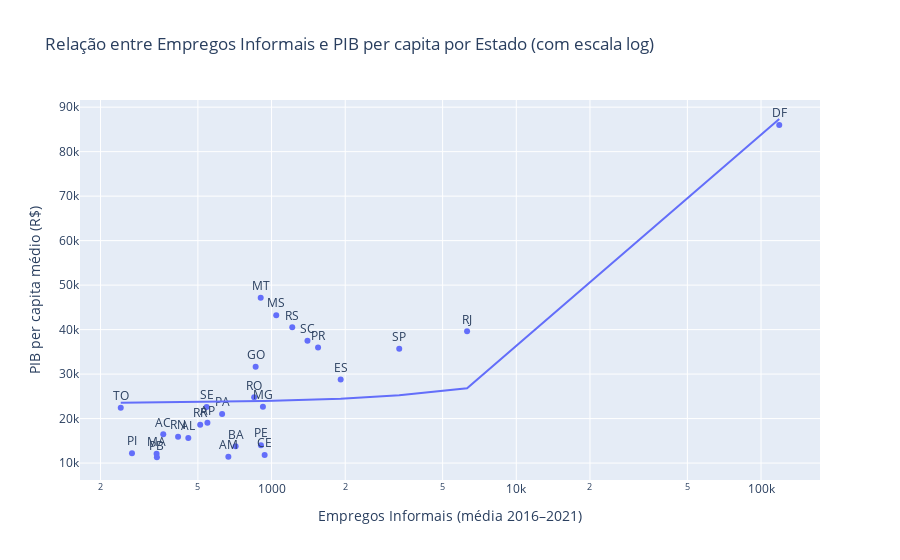

The notebook cell this image was saved under:
### Markdown cell above
#### 📊 Relação entre Empregos Informais e PIB per capita
O objetivo deste gráfico é investigar se há uma relação entre o nível de informalidade no mercado de trabalho e o desempenho econômico dos estados brasileiros, medido através do PIB per capita. A ideia é identificar se estados com maior proporção de empregos informais apresentam, de fato, um PIB per capita mais baixo, o que pode sugerir vínculos entre economia informal e desenvolvimento econômico.

### Code cell
# Carregar os dados
df = pd.read_csv('dataFrame/BrStatsAtualizada.csv', sep=';', low_memory=False)
df_pib = pd.read_csv('pib_per_capita/pib_per_capita_estados.csv')


for col in ['PessoalOcupado', 'PessoalAssalariado']:
    df[col] = df[col].astype(str).str.replace('.', '', regex=False).str.replace(',', '.', regex=False)
    df[col] = pd.to_numeric(df[col], errors='coerce')  

# Calcular empregos informais
df['Empregos_Informais'] = df['PessoalOcupado'] - df['PessoalAssalariado']

# Agrupar por estado e calcular média entre os anos
df_estado = df.groupby('UF')[['Empregos_Informais']].mean().round(0).astype(int).reset_index()


# Adicionar o PIB per capita médio de cada estado
pib_estado = df_pib.groupby('UF')['PIB_per_capita'].mean().reset_index()
df_estado = pd.merge(df_estado, pib_estado, on='UF')

fig = px.scatter(
    df_estado,
    x='Empregos_Informais',
    y='PIB_per_capita',
    text='UF',
    trendline='ols',
    title='Relação entre Empregos Informais e PIB per capita por Estado (com escala log)',
    labels={
        'Empregos_Informais': 'Empregos Informais (média 2016–2021)',
        'PIB_per_capita': 'PIB per capita médio (R$)'
    },
    log_x=True  
)

fig.update_traces(textposition='top center')
fig.show()

### Figure 1 — Plotly figure (JSON) as saved in the notebook; plotly's stock layout.template omitted (floating-point values rounded to 4 significant figures)
{"data": [{"hovertemplate": "Empregos Informais (média 2016–2021)=%{x}<br>PIB per capita médio (R$)=%{y}<br>UF=%{text}<extra></extra>", "legendgroup": "", "marker": {"color": "#636efa", "symbol": "circle"}, "mode": "markers+text", "name": "", "orientation": "v", "showlegend": false, "text": ["AC", "AL", "AM", "AP", "BA", "CE", "DF", "ES", "GO", "MA", "MG", "MS", "MT", "PA", "PB", "PE", "PI", "PR", "RJ", "RN", "RO", "RR", "RS", "SC", "SE", "SP", "TO"], "textposition": "top center", "type": "scatter", "x": [361, 457, 666, 547, 713, 937, 118695, 1916, 861, 339, 922, 1045, 903, 628, 340, 905, 269, 1549, 6294, 415, 849, 511, 1215, 1402, 543, 3324, 242], "xaxis": "x", "y": [16460.0, 15620.0, 11400.0, 19050.0, 13770.0, 11830.0, 85960.0, 28760.0, 31660.0, 12110.0, 22630.0, 43240.0, 47170.0, 21020.0, 11310.0, 14020.0, 12230.0, 35970.0, 39600.0, 15910.0, 24780.0, 18640.0, 40500.0, 37470.0, 22610.0, 35700.0, 22440.0], "yaxis": "y"}, {"hovertemplate": "<b>OLS trendline</b><br>PIB_per_capita = 0.538385 * Empregos_Informais + 23436.1<br>R<sup>2</sup>=0.563794<br><br>Empregos Informais (média 2016–2021)=%{x}<br>PIB per capita médio (R$)=%{y} <b>(trend)</b><extra></extra>", "legendgroup": "", "marker": {"color": "#636efa", "symbol": "circle"}, "mode": "lines", "name": "", "showlegend": false, "textposition": "top center", "type": "scatter", "x": [242, 269, 339, 340, 361, 415, 457, 511, 543, 547, 628, 666, 713, 849, 861, 903, 905, 922, 937, 1045, 1215, 1402, 1549, 1916, 3324, 6294, 118695], "xaxis": "x", "y": [23570.0, 23580.0, 23620.0, 23620.0, 23630.0, 23660.0, 23680.0, 23710.0, 23730.0, 23730.0, 23770.0, 23790.0, 23820.0, 23890.0, 23900.0, 23920.0, 23920.0, 23930.0, 23940.0, 24000.0, 24090.0, 24190.0, 24270.0, 24470.0, 25230.0, 26820.0, 87340.0], "yaxis": "y"}], "layout": {"legend": {"tracegroupgap": 0}, "title": {"text": "Relação entre Empregos Informais e PIB per capita por Estado (com escala log)"}, "xaxis": {"anchor": "y", "domain": [0, 1], "title": {"text": "Empregos Informais (média 2016–2021)"}, "type": "log"}, "yaxis": {"anchor": "x", "domain": [0, 1], "title": {"text": "PIB per capita médio (R$)"}}}}
